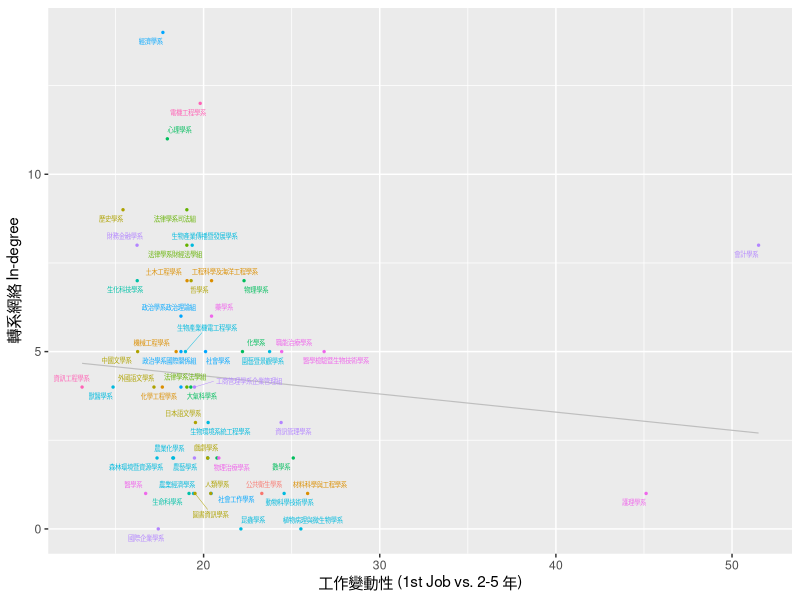
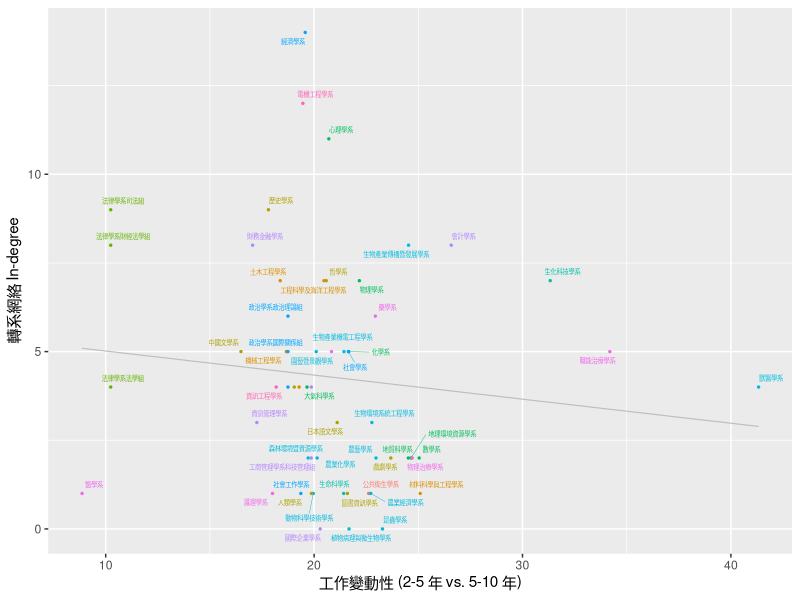
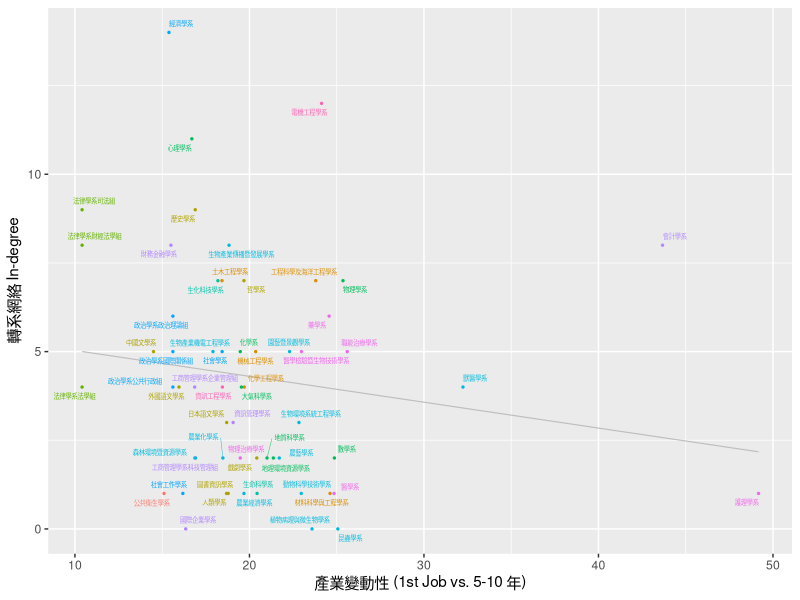
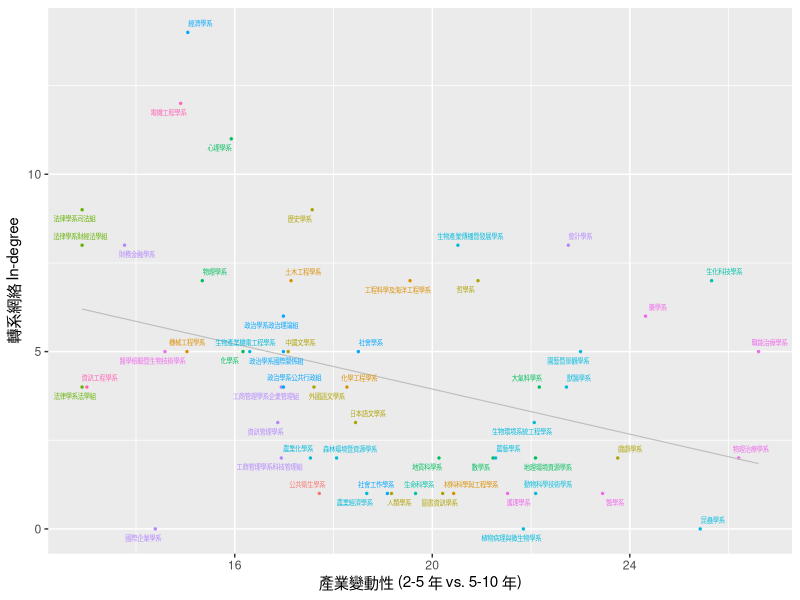
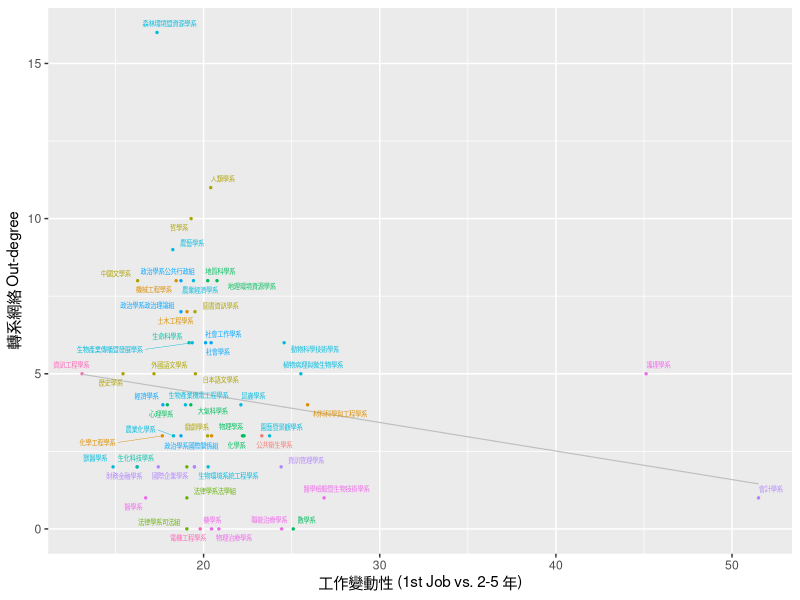
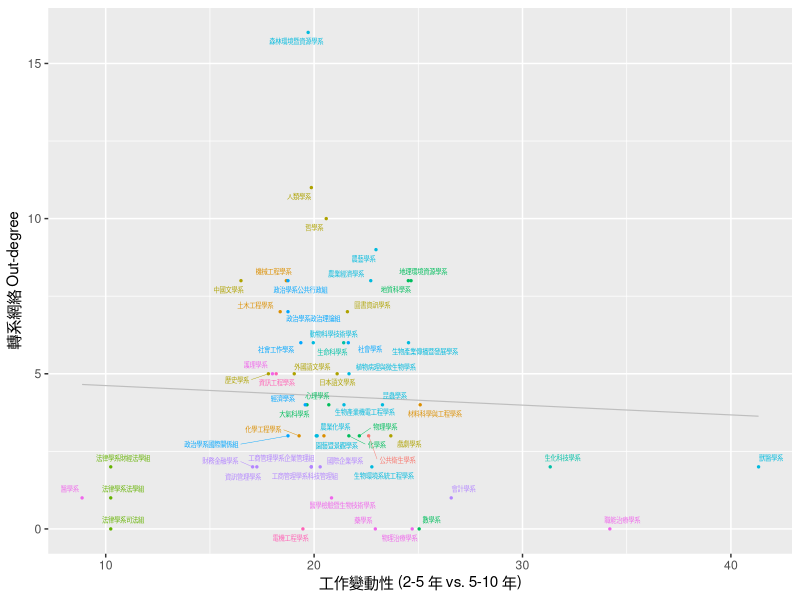
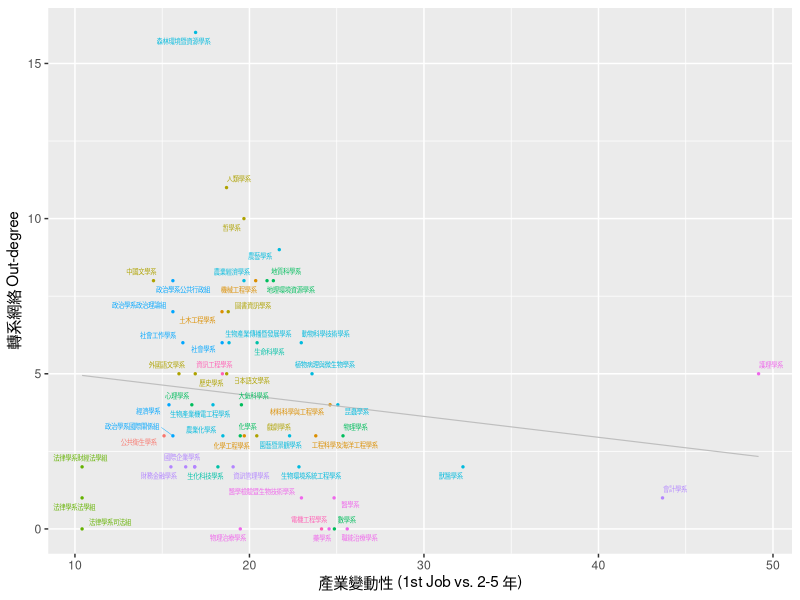
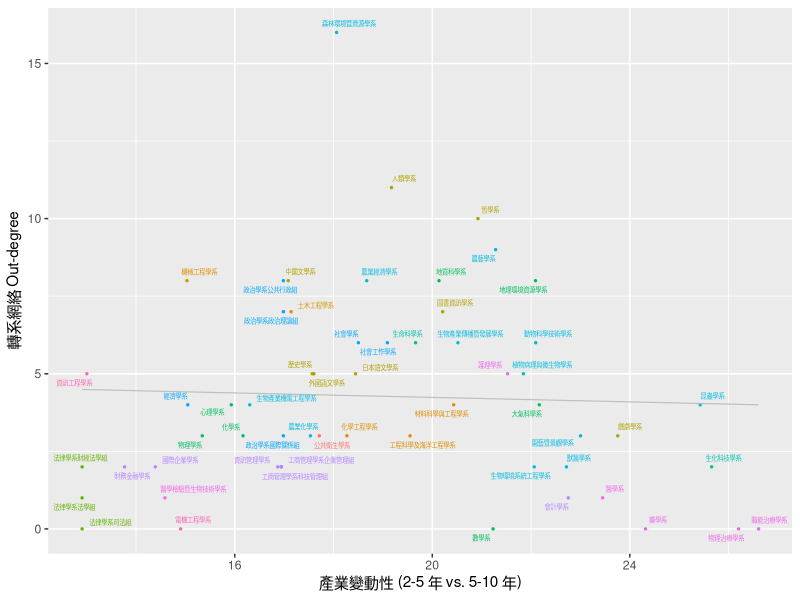

These figures' R source, in order:
## ---- chunk 1
knitr::opts_chunk$set(
	echo = FALSE,
	message = FALSE,
	warning = FALSE,
	fig.dim = c(7, 4),
	out.width = '100%',
	dev = 'svg'
)
## ---- chunk 2
library(dplyr)
data <- readr::read_csv('network_attributes.csv') %>% 
  filter(Id != '牙醫學系')
data$transfer_group <- as.factor(data$groups_transfer)
## ---- chunk 3
library(ggplot2)
library(ggrepel)
plot_xy <- function(data, x, y, 
                    xlab = '工作變動性 (2-5 年 vs. 5-10 年)',
                    ylab = '轉系網絡 PageRank') {
  pl <- ggplot(data, 
               aes(x = x, y = y)) +
    geom_point(aes(color = college), size = 0.5) +
    geom_smooth(se = F, formula = y~x, method='lm', 
                size=0.4, alpha = 0.8, color='grey') +
    geom_text_repel(aes(label = Id, color = college), 
            size = 1.6, segment.size = 0.15) +
    labs(x = xlab, #'工作變動性 (2-5 年 vs. 5-10 年)'
         y = ylab) +  #轉系網絡之 PageRank
    theme(legend.position = "none")
}
## ---- chunk 4
plot_xy(data, x = data$`job_1st-2nd`, y = data$indegree,
        xlab = '工作變動性 (1st Job vs. 2-5 年)',
        ylab = '轉系網絡 In-degree') %>% print()
## ---- chunk 5
plot_xy(data, x = data$`job_2nd-3rd`, y = data$indegree,
        xlab = '工作變動性 (2-5 年 vs. 5-10 年)',
        ylab = '轉系網絡 In-degree') %>% print()
## ---- chunk 6
plot_xy(data, x = data$`industr_1st-2nd`, y = data$indegree,
        xlab = '產業變動性 (1st Job vs. 5-10 年)',
        ylab = '轉系網絡 In-degree') %>% print()
## ---- chunk 7
plot_xy(data, x = data$`industr_2nd-3rd`, y = data$indegree,
        xlab = '產業變動性 (2-5 年 vs. 5-10 年)',
        ylab = '轉系網絡 In-degree') %>% print()
## ---- chunk 8
plot_xy(data, x = data$`job_1st-2nd`, y = data$outdegree,
        xlab = '工作變動性 (1st Job vs. 2-5 年)',
        ylab = '轉系網絡 Out-degree') %>% print()
## ---- chunk 9
plot_xy(data, x = data$`job_2nd-3rd`, y = data$outdegree,
        xlab = '工作變動性 (2-5 年 vs. 5-10 年)',
        ylab = '轉系網絡 Out-degree') %>% print()
## ---- chunk 10
plot_xy(data, x = data$`industr_1st-2nd`, y = data$outdegree,
        xlab = '產業變動性 (1st Job vs. 2-5 年)',
        ylab = '轉系網絡 Out-degree') %>% print()
## ---- chunk 11
plot_xy(data, x = data$`industr_2nd-3rd`, y = data$outdegree,
        xlab = '產業變動性 (2-5 年 vs. 5-10 年)',
        ylab = '轉系網絡 Out-degree') %>% print()
## ---- chunk 12
plot_xy(data, data$`job_1st-2nd`, data$transfer_group,
          xlab = '工作變動性 (1st Job vs. 2-5 年)') %>% print()
## ---- chunk 13
plot_xy(data, data$`job_2nd-3rd`, data$transfer_pageranks) %>% print()
## ---- chunk 14
plot_xy(data, data$`industr_1st-2nd`, data$transfer_pageranks,
        xlab = '產業變動性 (1st Job vs. 2-5 年)') %>% print()
  
## ---- chunk 15
plot_xy(data, data$`industr_2nd-3rd`, data$transfer_pageranks,
        xlab = '產業變動性 (2-5 年 vs. 5-10 年)') %>% print()
